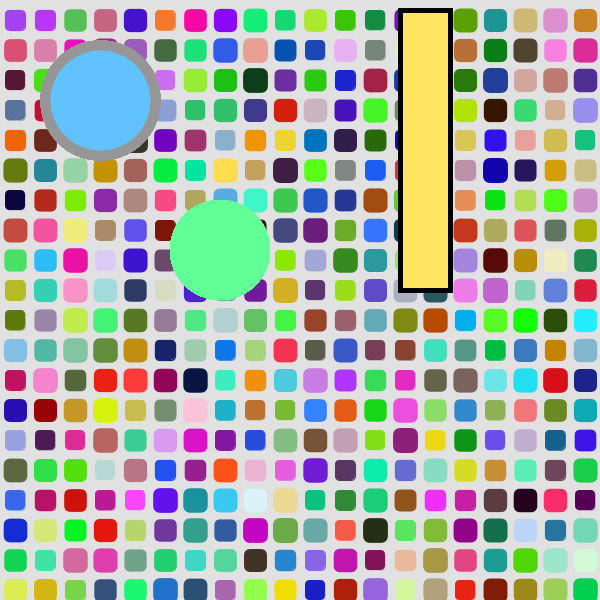
Frame 1 (no input)
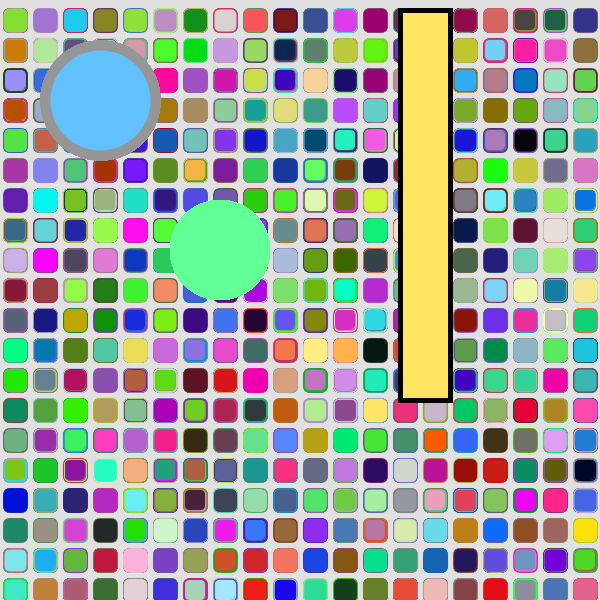
Frame 60 (the mouse pressed at the canvas centre just before this capture)
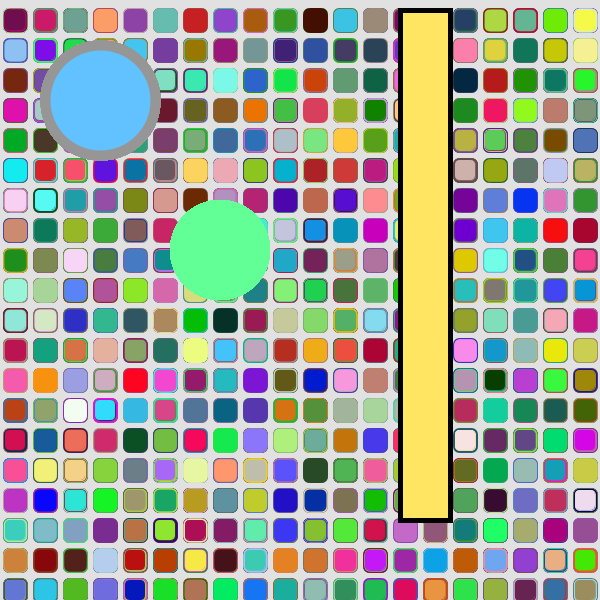
Frame 120 (the mouse held since frame 60 and released just before this capture)

The Processing sketch that drew these frames (run headless with seeded random() and noise(); from frame 60 on, the mouse is pressed at the canvas centre):

// Processing sketch: processing_144472
// ── processing_144472.pde

// Konkuk University
// Department of Dynamic Media
// SOS iDesign
// Name: Hyeri Kim
// ID: 201420075

float r;
float g;
float b;


void setup() {
  size(600, 600);
  smooth();
  background(225);
  //noLoop();
}

void draw() {
   for(int i=5; i<width; i=i+30){
    for(int j=10; j<height; j=j+30){
      r=random(255);
      g=random(255);
      b=random(255);
      
      
      fill(r,g,b);
      stroke(r,g,b);
      strokeWeight(random(5));
      rect(i,j,20,20,5);
      

  //minute
  stroke(150);
  strokeWeight(10);
  fill(98, 193, 255);
  ellipse(100, 100, minute()*10, minute()*10);

  //hour
  noStroke();
  fill(98, 255, 151);
  ellipse(220, 250, hour()*25, hour()*25);

  //second
  stroke(0);
  strokeWeight(5);
  fill(255, 229, 98);
  rect(400, 10, 50, second()*10+10);
}
   }
}
